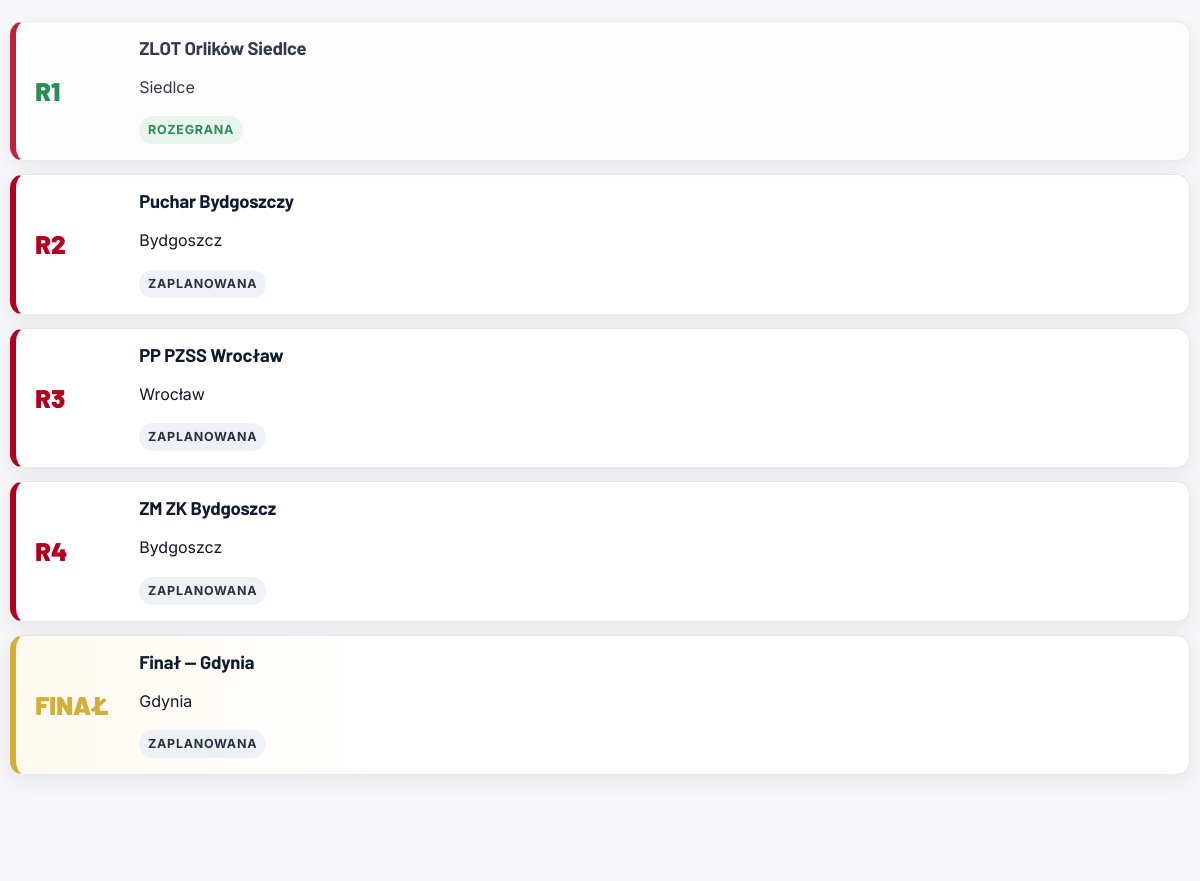
Before: / (middle part) with the older database file.
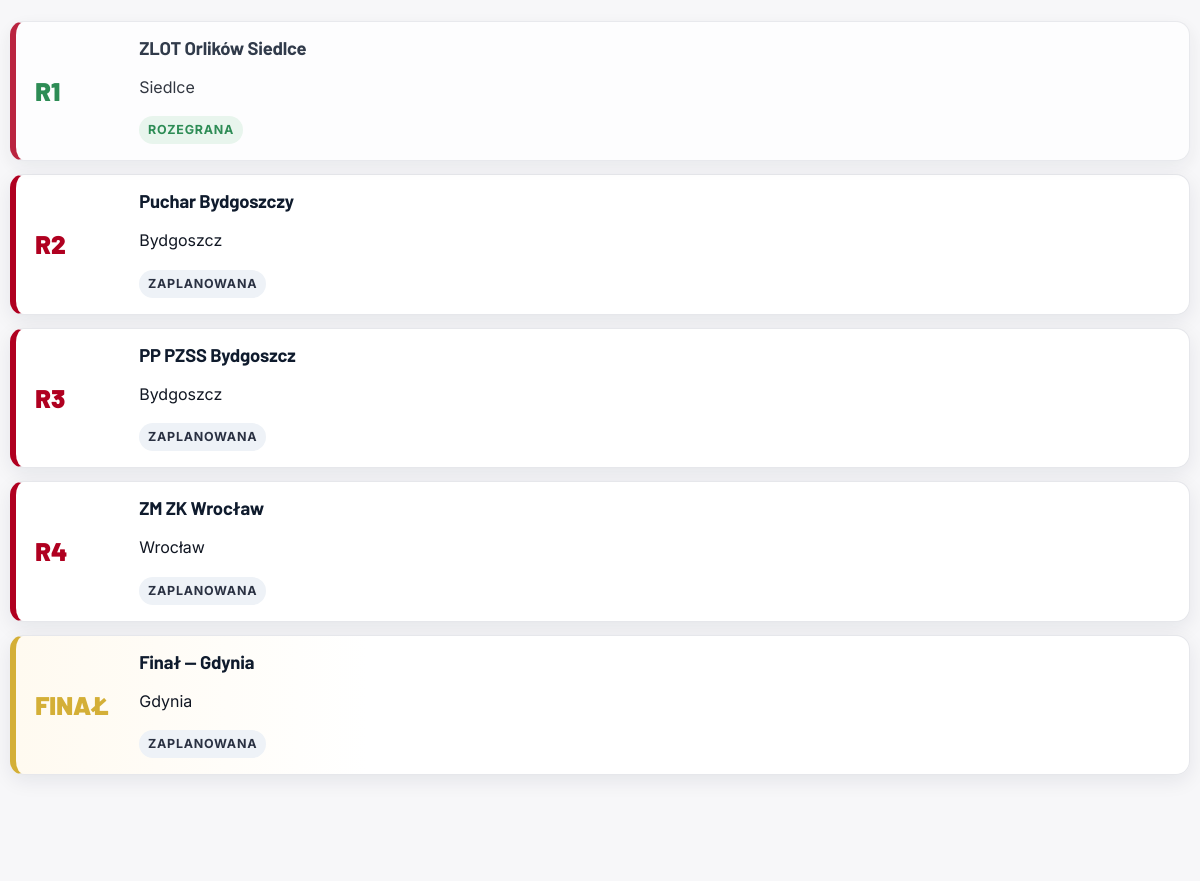
After: the same page with the newer database file.
### tables this page shows
CREATE TABLE IF NOT EXISTS rounds (
    id           INT UNSIGNED AUTO_INCREMENT PRIMARY KEY,
    edition_id   INT UNSIGNED NOT NULL,
    number       TINYINT UNSIGNED NOT NULL,              
    code         VARCHAR(32) NOT NULL,                   
    label        VARCHAR(120) NOT NULL,
    short_label  VARCHAR(48) NOT NULL,
    starts_on    DATE NULL,
    ends_on      DATE NULL,
    venue        VARCHAR(160) NULL,
    city         VARCHAR(80) NULL,
    host_club    VARCHAR(160) NULL,
    is_final     TINYINT(1) NOT NULL DEFAULT 0,
    status       ENUM('planned','ongoing','finished') NOT NULL DEFAULT 'planned',
    sort         INT NOT NULL DEFAULT 0,
    UNIQUE KEY uq_round (edition_id, code),
    CONSTRAINT fk_rounds_edition FOREIGN KEY (edition_id) REFERENCES editions(id) ON DELETE CASCADE
);

### src/Core/View.php (called while the page is built, shortened)
<?php
final class View
{
    private static array $shared = [];
    public static function share(string $key, mixed $value): void
    {
        self::$shared[$key] = $value;
    }
    public static function render(string $template, array $data = [], string $layout = 'layout'): string
    {
        $data = array_merge(self::$shared, $data);
        $content = self::renderRaw($template, $data);
        $data['content'] = $content;
        return self::renderRaw($layout, $data);
    }
    public static function renderRaw(string $template, array $data = []): string
    {
        $file = dirname(__DIR__, 2) . '/templates/' . $template . '.php';
        extract($data, EXTR_SKIP);
        require $file;
        return (string)ob_get_clean();
    }
    public static function e(?string $s): string
    {
        return htmlspecialchars((string)$s, ENT_QUOTES | ENT_SUBSTITUTE, 'UTF-8');
    }
}

### src/Core/Router.php (called while the page is built, shortened)
<?php
final class Router
{
    private array $routes = [];
    public function get(string $path, callable $handler): void
    {
        $this->routes['GET ' . $this->normalize($path)] = $handler;
    }
    public function post(string $path, callable $handler): void
    {
        $this->routes['POST ' . $this->normalize($path)] = $handler;
    }
    public function dispatch(string $method, string $uri): mixed
    {
        $path = $this->normalize(parse_url($uri, PHP_URL_PATH) ?: '/');
        $key  = strtoupper($method) . ' ' . $path;
        if (isset($this->routes[$key])) {
            return ($this->routes[$key])([]);
        }
        return $this->notFound();
    }
    private function normalize(string $p): string
    {
        $p = '/' . trim($p, '/');
        return $p === '' ? '/' : $p;
    }
}

### src/Repository/EditionRepository.php (called while the page is built, shortened)
<?php
final class EditionRepository
{
    public function active(): ?array
    {
        $stmt = $this->pdo->query('SELECT * FROM editions WHERE is_active = 1 ORDER BY year DESC LIMIT 1');
        $row = $stmt->fetch();
        return $row ?: null;
    }
}

### src/Repository/RoundRepository.php (called while the page is built, shortened)
<?php
final class RoundRepository
{
    public function forEdition(int $editionId): array
    {
        $stmt = $this->pdo->prepare(
            'SELECT * FROM rounds WHERE edition_id = :e ORDER BY number ASC'
        );
        $stmt->execute([':e' => $editionId]);
        return $stmt->fetchAll();
    }
}

### src/Core/Bootstrap.php (called while the page is built, shortened)
<?php
final class Bootstrap
{
    public static function init(): array
    {
        $configPath = dirname(__DIR__, 2) . '/config/config.php';
        if (!is_file($configPath)) {
            $configPath = dirname(__DIR__, 2) . '/config/config.example.php';
        }
        $config = require $configPath;
        spl_autoload_register(static function (string $class): void {
            $rel = str_replace('\\', '/', substr($class, 4)) . '.php';
            $file = dirname(__DIR__) . '/' . $rel;
        });
        return $config;
    }
}

### templates/pages/home.php (the view, shortened to what this page needs)
<?php
$e = fn($v) => View::e($v);
?>
<?php if (!empty($rounds)): ?>
<section class="container section">
    <ol class="timeline">
        <?php foreach ($rounds as $r): ?>
            <li class="timeline-item <?= $r['is_final'] ? 'is-final' : '' ?> status-<?= $e($r['status']) ?>">
                <div class="t-num"><?= $r['is_final'] ? 'FINAŁ' : 'R' . (int)$r['number'] ?></div>
                <div class="t-body">
                    <h3><?= $e($r['short_label']) ?></h3>
                    <p>
                        <?php if (!empty($r['city'])): ?><?= $e($r['city']) ?><?php endif; ?>
                    </p>
                    <span class="tag tag-<?= $e($r['status']) ?>"><?= $e($r['status'] === 'finished' ? 'rozegrana' : ($r['status'] === 'ongoing' ? 'w trakcie' : 'zaplanowana')) ?></span>
                </div>
            </li>
        <?php endforeach; ?>
    </ol>
</section>
<?php endif; ?>
<?php if (!empty($news)): ?>
<section class="container section">
</section>
<?php endif; ?>

Changed rows visible on the page:
changed rounds: short_label "PP PZSS Wrocław" → "PP PZSS Bydgoszcz"; city "Wrocław" → "Bydgoszcz"
changed rounds: short_label "ZM ZK Bydgoszcz" → "ZM ZK Wrocław"; city "Bydgoszcz" → "Wrocław"
